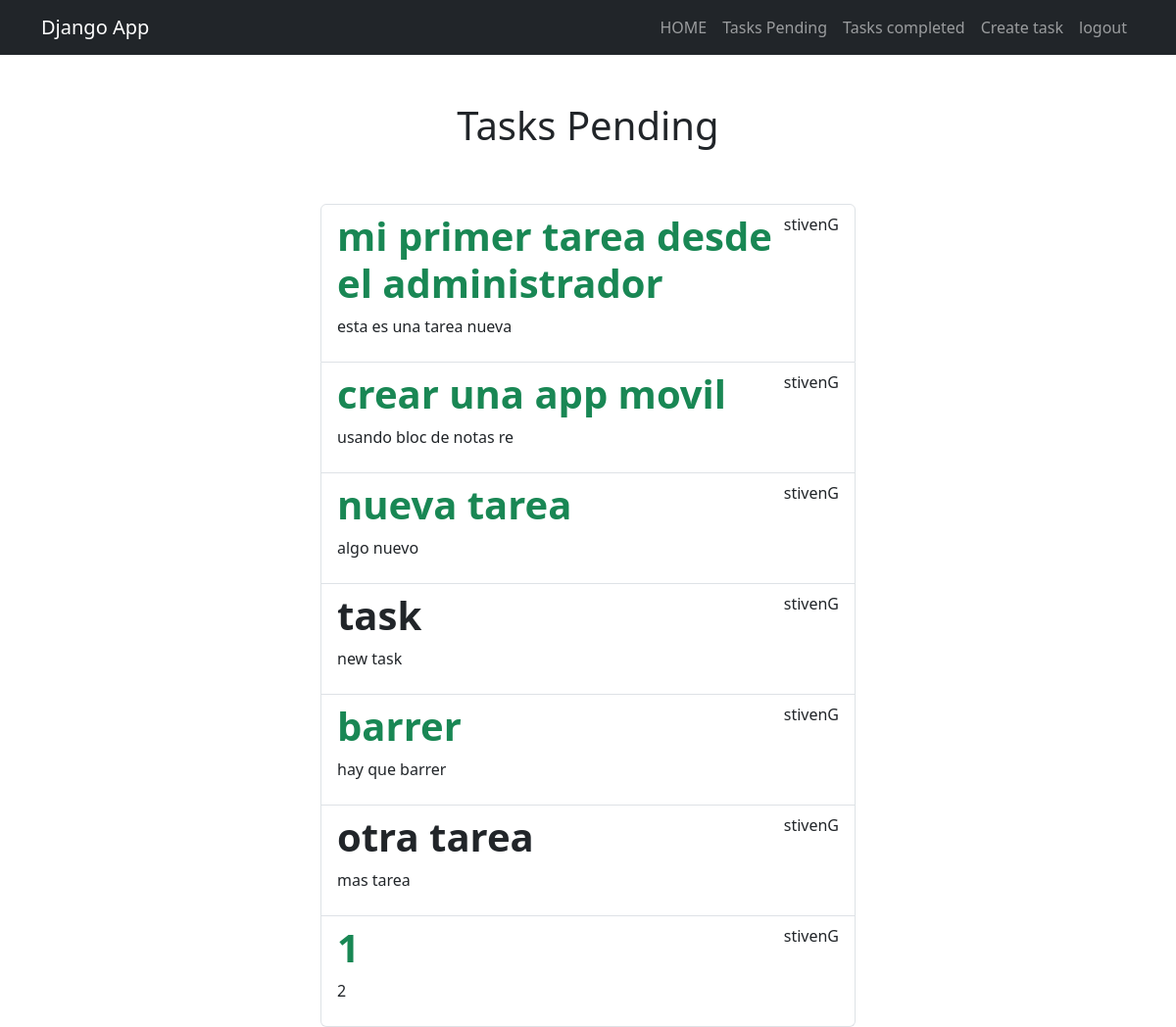
/tasks_completed/ (signed in), run on an earlier commit of the app's database.
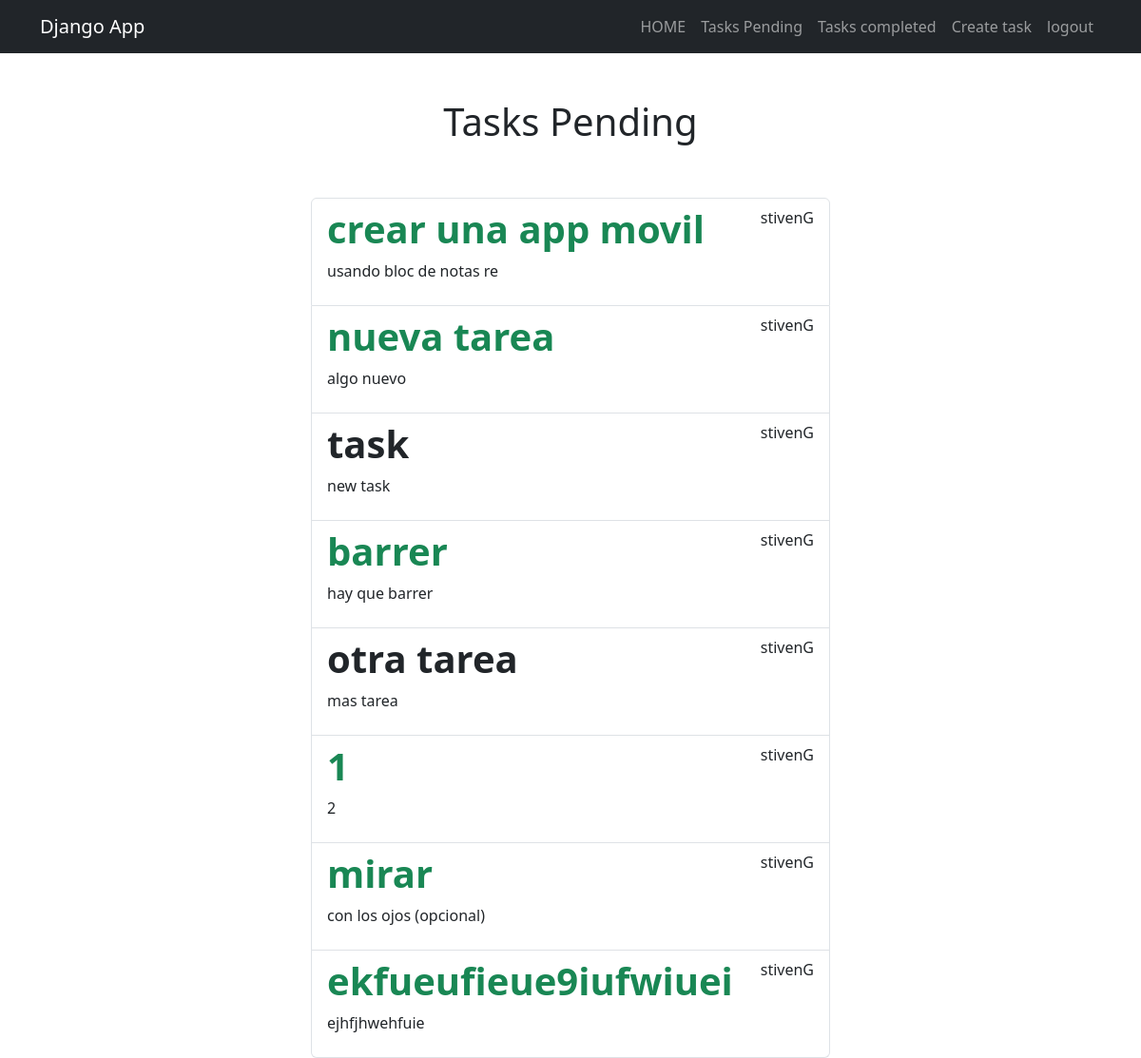
And on a later commit of the database.
### tasks/models.py (models this page shows, shortened)
class Tasks(models.Model):
    title = models.CharField(max_length=100)
    description = models.TextField(blank=True)
    created = models.DateTimeField(auto_now_add=True)
    datecompleted = models.DateTimeField(null=True, blank=True)
    important = models.BooleanField(default=False)
    user = models.ForeignKey(User, on_delete=models.CASCADE)

### tasks/views.py (the view)
# urls.py: path('tasks_completed/', views.tasks_completed, name='tasks_completed' ),
@login_required
def tasks_completed(request):
    tasks = Tasks.objects.filter(user=request.user, datecompleted__isnull=False).order_by
    ('-datecompleted')
    return render(request, 'tasks.html', {'tasks' : tasks})

### tasks/templates/tasks.html (shortened to what this page needs)
{% extends 'base.html' %}
{% block content %}
<main class="container">
   <div class="row">
    <div class="col-md-6 offset-md-3">
        <h1 class="text-center py-5">Tasks Pending</h1>
        <ul class="list-group">
            {% for task in tasks %}
            <a class="list-group-item" href="{% url 'task_detail' task.id %}">
                <header class="d-flex justify-content-between">
                 {% if task.important %}
                 <h1 class="fw-bold text-success">{{task.title}}</h1>
                 {% else %}
                 <h1 class="fw-bold">{{task.title}}</h1>
                 {% endif %}
                 <p>{{task.user.username}}</p>
                </header>
             <p>{{task.description}}</p>
            </a>
            {% endfor %}
        </ul>
    </div>
   </div>
</main>
{% endblock %}

### tasks/templates/base.html (shortened to what this page needs)
<!DOCTYPE html>
<html lang="en">
<head>
    <link rel="stylesheet" href="https://cdn.jsdelivr.net/npm/bootstrap@5.3.3/dist/css/bootstrap.min.css
    ">
</head>
<body>
    <nav class="navbar navbar-expand-lg bg-dark navbar-dark">
        <div class="container">
          <a class="navbar-brand" href="/">Django App</a>
          <div class="collapse navbar-collapse" id="navbarNav">
            <ul class="navbar-nav ms-auto">
                <li class="nav-item">
                    <a href="/" class="nav-link">HOME</a>
                </li>
                {% if user.is_authenticated %}
                <li class="nav-item">
                    <a href="{% url 'tasks' %}" class="nav-link">Tasks Pending</a>
                </li>
                <li class="nav-item">
                    <a href="{% url 'tasks_completed' %}" class="nav-link">Tasks completed</a>
                </li>
                <li class="nav-item">
                    <a href="/tasks/create" class="nav-link">Create task</a>
                </li>
                <li class="nav-item">
                    <a href="/logout" class="nav-link">logout</a>
                </li>
                {% endif %}
            </ul>
          </div>
        </div>
      </nav>
    {% block content %}
    {% endblock %}
</body>
</html>

What changed in the data, as far as the page shows it:
removed Tasks: title "mi primer tarea desde el administrador", user.username "stivenG", description "esta es una tarea nueva"
added Tasks: title "mirar", user.username "stivenG", description "con los ojos (opcional)"
added Tasks: title "ekfueufieue9iufwiuei", user.username "stivenG", description "ejhfjhwehfuie"
